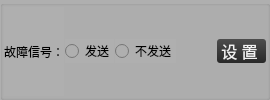
                  <widget class="QGroupBox" name="groupBox_10">
                   <property name="styleSheet">
                    <string notr="true">background-color: rgb(175, 175, 175);</string>
                   </property>
                   <property name="title">
                    <string/>
                   </property>
                   <layout class="QHBoxLayout" name="horizontalLayout_15">
                    <property name="spacing">
                     <number>1</number>
                    </property>
                    <property name="leftMargin">
                     <number>1</number>
                    </property>
                    <property name="topMargin">
                     <number>1</number>
                    </property>
                    <property name="rightMargin">
                     <number>1</number>
                    </property>
                    <property name="bottomMargin">
                     <number>1</number>
                    </property>
                    <item>
                     <widget class="QLabel" name="label_28">
                      <property name="styleSheet">
                       <string notr="true">font: 10pt &quot;微软雅黑&quot;;</string>
                      </property>
                      <property name="text">
                       <string>故障信号：</string>
                      </property>
                     </widget>
                    </item>
                    <item>
                     <widget class="QRadioButton" name="radioButton_qzfaultsigsend">
                      <property name="styleSheet">
                       <string notr="true">font: 10pt &quot;微软雅黑&quot;;</string>
                      </property>
                      <property name="text">
                       <string>发送</string>
                      </property>
                     </widget>
                    </item>
                    <item>
                     <widget class="QRadioButton" name="radioButton_qzfaultsignosend">
                      <property name="styleSheet">
                       <string notr="true">font: 10pt &quot;微软雅黑&quot;;</string>
                      </property>
                      <property name="text">
                       <string>不发送</string>
                      </property>
                     </widget>
                    </item>
                    <item>
                     <spacer name="horizontalSpacer_12">
                      <property name="orientation">
                       <enum>Qt::Horizontal</enum>
                      </property>
                      <property name="sizeHint" stdset="0">
                       <size>
                        <width>40</width>
                        <height>20</height>
                       </size>
                      </property>
                     </spacer>
                    </item>
                    <item>
                     <widget class="QPushButton" name="pushButton_qzfaultsigset">
                      <property name="font">
                       <font>
                        <family>微软雅黑</family>
                        <pointsize>12</pointsize>
                       </font>
                      </property>
                      <property name="styleSheet">
                       <string notr="true">QPushButton#pushButton_qzfaultsigset{
	border-style: none;
	border: 0px;
	color: #F0F0F0;
	padding: 0px;	
	min-height: 16px;
	border-radius:3px;
	background: qlineargradient(spread:pad, x1:0, y1:0, x2:0, y2:1, stop:0 #4D4D4D, stop:1 #292929); 
}

QPushButton#pushButton_qzfaultsigset:hover{ 
	background: qlineargradient(spread:pad, x1:0, y1:0, x2:0, y2:1, stop:0 #636363, stop:1 #575757);
}

QPushButton#pushButton_qzfaultsigset:pressed{ 
	background: qlineargradient(spread:pad, x1:0, y1:0, x2:0, y2:1, stop:0 #4D4D4D, stop:1 #292929);
}</string>
                      </property>
                      <property name="text">
                       <string> 设 置  </string>
                      </property>
                     </widget>
                    </item>
                   </layout>
                  </widget>
